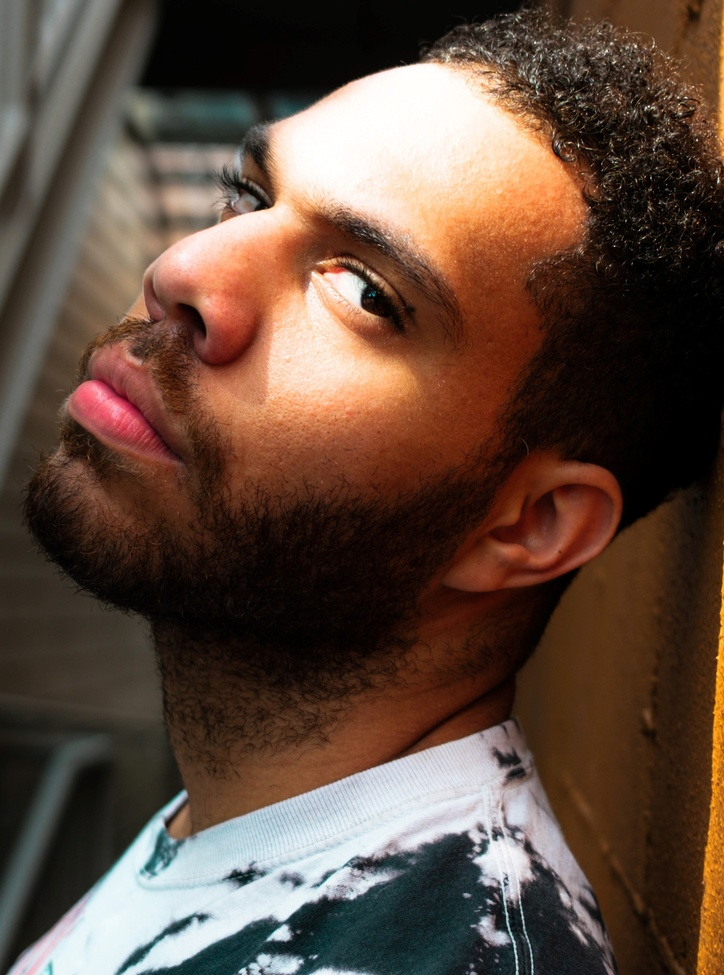
#> input picture david-hinkle-9djrpJKPUfo-unsplash.jpg, 724 x 975 px, shrunk from 2383 x 3208 before the run
$ python Chapter1.py
#> lines starting #> are read from the running program, lines starting #| are printed output that depends on the picture
import cv2
import numpy as np
kernel= np.ones((5,5),np.uint8)
img= cv2.imread("david-hinkle-9djrpJKPUfo-unsplash.jpg")
#> img is the input picture: shape (975, 724, 3); mean B, G, R 61.2, 74, 95.5
imgGray= cv2.cvtColor(img,cv2.COLOR_BGR2GRAY)
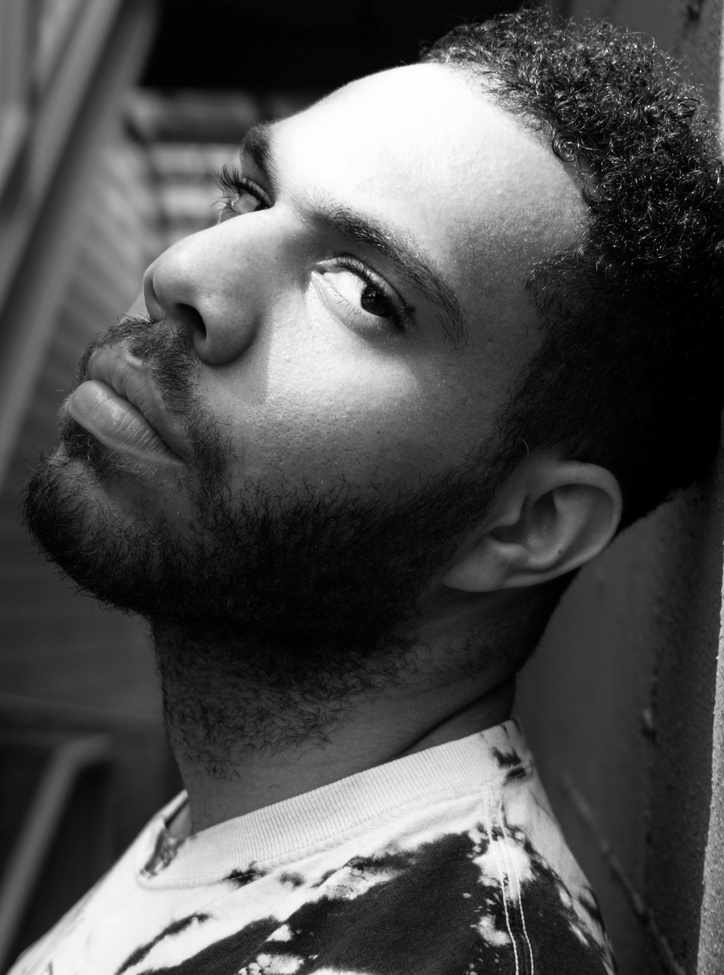
#> imgGray: shape (975, 724); min 0, max 255, mean 79
cv2.imshow("Gray Image",imgGray)
bluring= cv2.GaussianBlur(img,(7,7),0)
cv2.imshow("Blur Image",bluring)
canny= cv2.Canny(img,150,200)
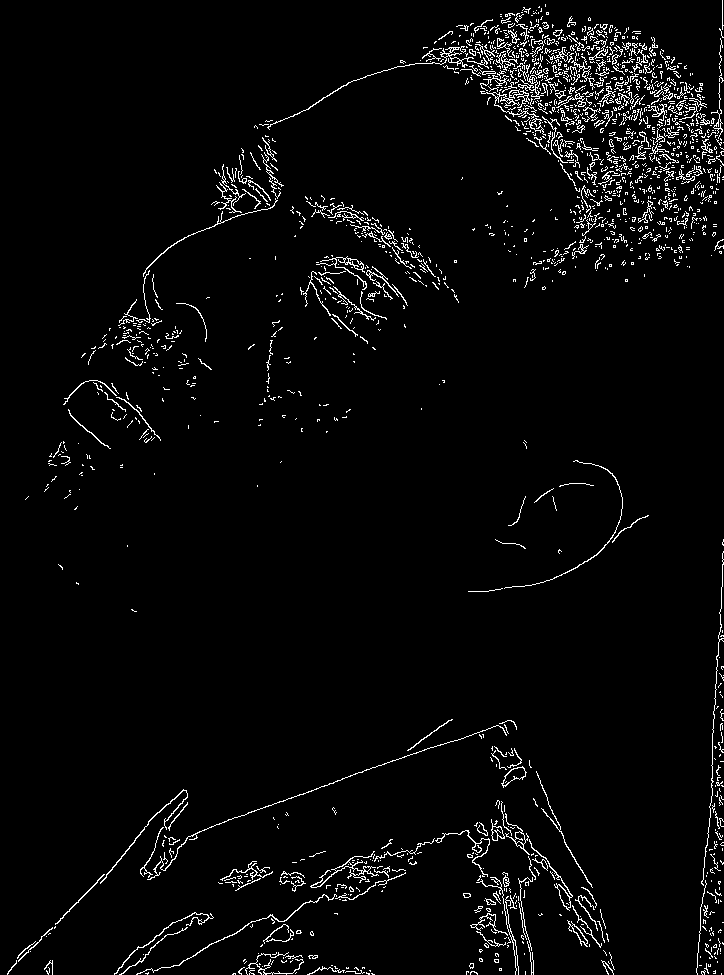
#> canny: shape (975, 724); 3.4% white in thin lines or dots
cv2.imshow("Canny Image", canny)
erroded= cv2.erode(img,kernel,iterations=1)
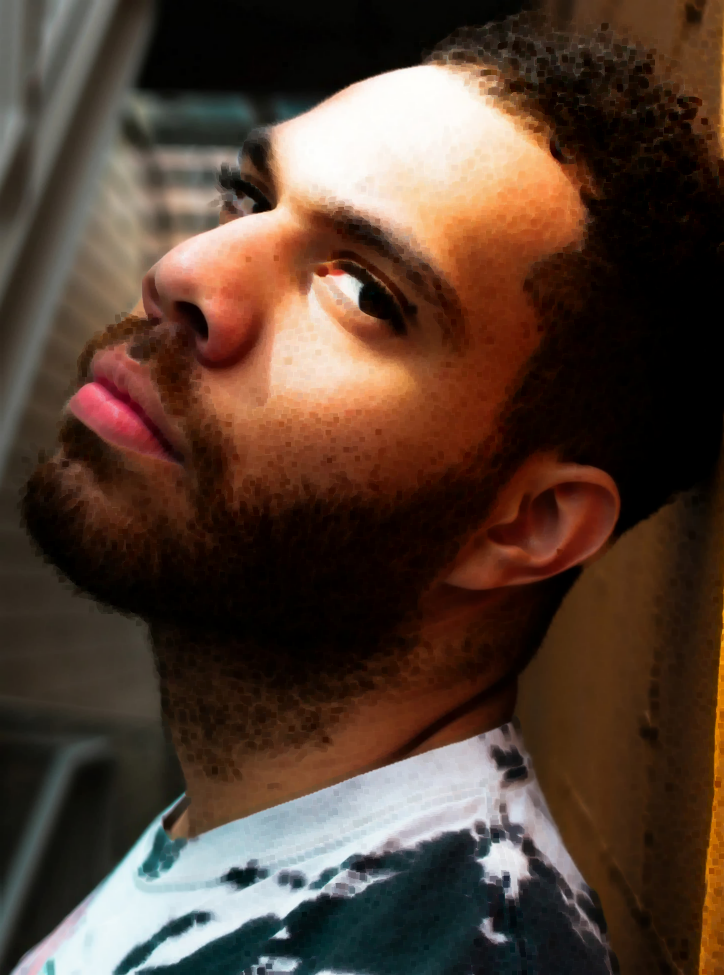
#> erroded: shape (975, 724, 3); mean B, G, R 50.4, 62.7, 83.4
cv2.imshow("Eroded Image",erroded)
cv2.waitKey(0)
